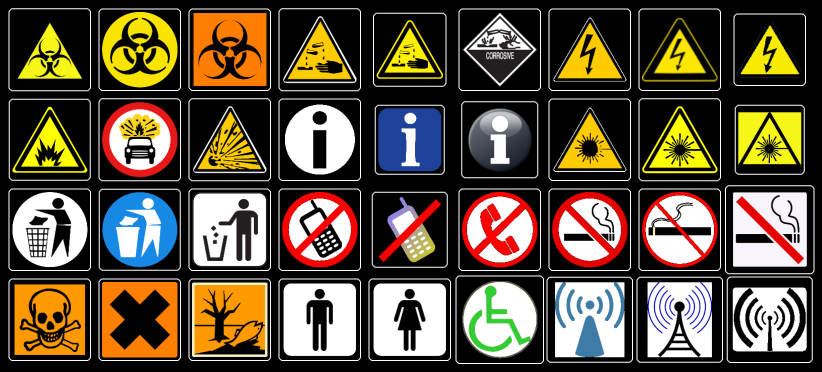
%> input picture TRABALHO_2/Imagens de Referência/frame/svpi2023_TP2_img_001_01.png, 1644 x 744 px (shown at 1/2 size); its folder holds only this picture in this run
$ octave item_counter_hsv.m   (GNU Octave 9; MATLAB toolbox functions it lacks are replaced by stand-ins)
%> lines starting %> are read from the running program, lines starting %| are printed output that depends on the picture; in (x1, y1, x2, y2) boxes, pixels count from 0 and x2, y2 are one past the last pixel; in counts of white or black regions, pixels touching at a corner belong together; the program's own positions count from 1
clear all
close all
clc
tic
nn = 97746;

dificuldade = 1; % 1-hardest; 2-mid; 3 - easier

 lista = dir("Imagens de Referência/frame/svpi2023_TP2_img_*"+dificuldade+"_*.png");
% lista = dir("Imagens de Referência/noframe/svpi2023_TP2_img_*"+dificuldade+"_*.png");
% lista = dir("Seq39x/imagens/svpi2023_TP2_img_*"+dificuldade+"_*.png");
% lista = dir("../svpi2023_TP2_img_*"+dificuldade+"_*.png");

num_files = size(lista,1);
matrix = zeros(num_files,18);
for i=1:num_files
    file = lista(i).name;
    num_seq = str2double(file(18:20));
    num_img = str2double(file(22:23));
    image = im2double(imread([lista(i).folder,'\',lista(i).name]));
    %imshow(image)

    obj_border = 0;
    obj_ok = 0;
    obj_frame = 0;
    bio = 0;
    cor = 0;
    elec = 0;
    explo = 0;
    info = 0;
    laser = 0;
    lit = 0;
    phone = 0;
    smoking = 0;
    tox = 0;
    wc = 0;
    wifi = 0;

    Z_hsv_all = rgb2hsv(image);
%> Z_hsv_all: size 744x1644x3 double; mean H, S, V 0.065, 0.195, 0.391
    Z_hsv = Z_hsv_all(:,:,3);
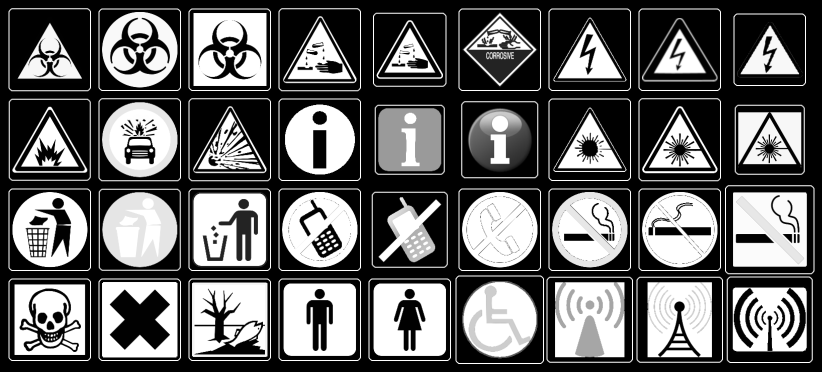
%> Z_hsv: size 744x1644 double (shown at 1/2 size); min 0, max 1, mean 0.391
    Z_hsv = imadjust(Z_hsv);
    Z_hsv = autobin(Z_hsv);
%> in autobin, `mask = graythresh(A);`: mask = 0.475
%> in autobin, `Z = imbinarize(A,mask);`:
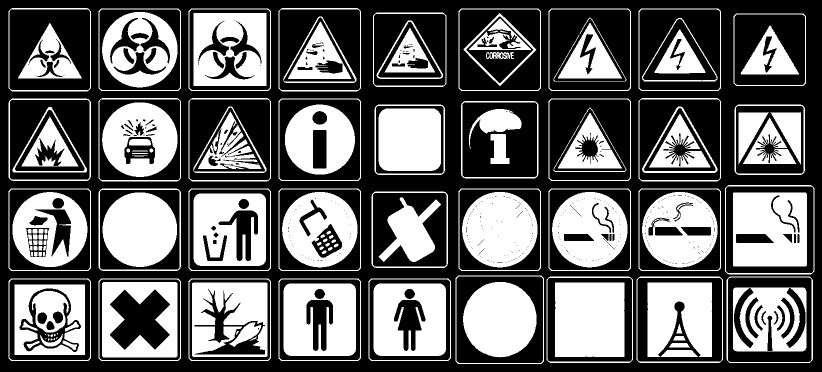
%> Z: size 744x1644 logical (shown at 1/2 size); 40.5% white; 151 white regions (14 under 20 px), largest, box (x1, y1, x2, y2) and area: (1110, 565, 1249, 714) 20693, (1466, 385, 1614, 533) 19770, (924, 384, 1075, 535) 17729
    Z_hsv_2 = autobin(imadjust(Z_hsv_all(:,:,2)));
%> in autobin (call 2), `Z = imbinarize(A,mask);`:
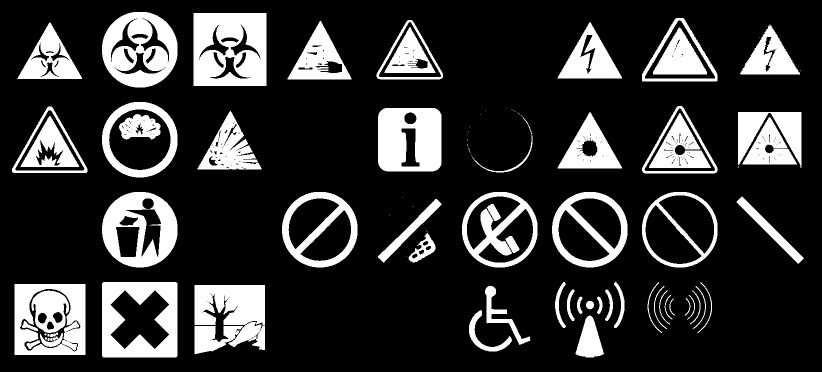
%> Z: size 744x1644 logical (shown at 1/2 size); 20% white; 101 white regions (36 under 20 px), largest, box (x1, y1, x2, y2) and area: (387, 26, 533, 172) 18045, (204, 24, 355, 175) 14529, (204, 564, 355, 715) 14230
    Z_hsv_3 = autobin(imadjust(Z_hsv_all(:,:,1)));
%> in autobin (call 3), `Z = imbinarize(A,mask);`: Z: size 744x1644 logical; 6.6% white; 139 white regions (101 under 20 px), largest, box (x1, y1, x2, y2) and area: (1466, 384, 1614, 534) 17831, (756, 216, 883, 343) 13912, (204, 384, 355, 535) 13254
    Z = Z_hsv;
    %Z = imbinarize(Z);

    figure
    imshow(Z)
    title("Canal 3")
    figure
    imshow(Z_hsv_2)
    title("Canal 2")
    figure
    imshow(Z_hsv_3)
    title("Canal 1")
% [7 lines of commented-out code are left out]
    figure
    mask = bwareaopen(Z, 200);
%> mask: size 744x1644 logical; 40.3% white; 93 white regions
    [L,num] = bwlabel(mask);
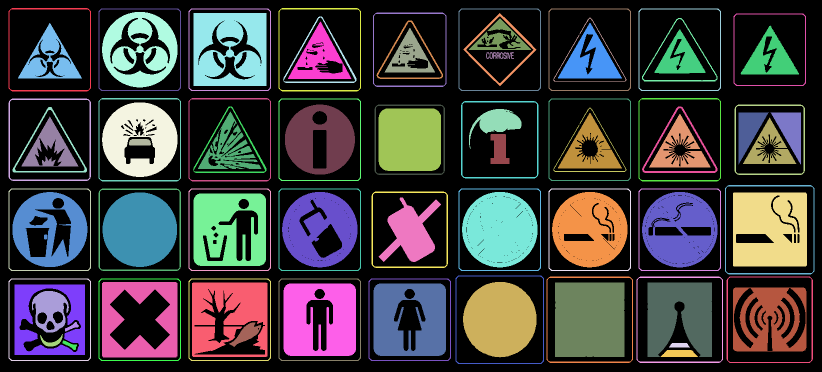
%> L: size 744x1644 double (shown at 1/2 size); 94 distinct labels, from 0 to 93; one colour per label, 0 black
%> num = 93
    features = regionprops(logical(L),'Circularity','Centroid','Solidity','Area','BoundingBox','Eccentricity','Image');
%> features = 93 regions; largest, box (x1, y1, x2, y2), Area, Centroid, Eccentricity, Circularity and Solidity: (1110, 565, 1249, 714) 20693 [1180 640] 0.361 0.811 0.999, (1466, 385, 1614, 533) 19770 [1540.9 459] 0.269 0.751 0.903, (924, 384, 1075, 535) 17729 [1000.3 459.8] 0.0454 0.988 0.982
    for counter=1:num
        imshow(L==counter)
        x = features(counter).Centroid(1);
        y = features(counter).Centroid(2);
        text(x,y, {['Obj ' num2str(counter)], num2str(features(counter).Solidity)}, 'Color','r')
        %pause
    end
%> this loop made 93 passes
%> (x, y) on passes 1 to 12: (100, 100), (100, 280), (100, 460), (100, 640), (100.1, 299.1), (100.6, 458.4), (99.55, 639.1), (100.3, 120.2), (101.1, 297.3), (100.7, 617.9), (104.1, 684.9), (140.9, 690.7)
    title("Canal 3")

    figure
    mask = bwareaopen(Z_hsv_2, 200);
%> mask: size 744x1644 logical; 19.8% white; 52 white regions
    [L,num] = bwlabel(mask);
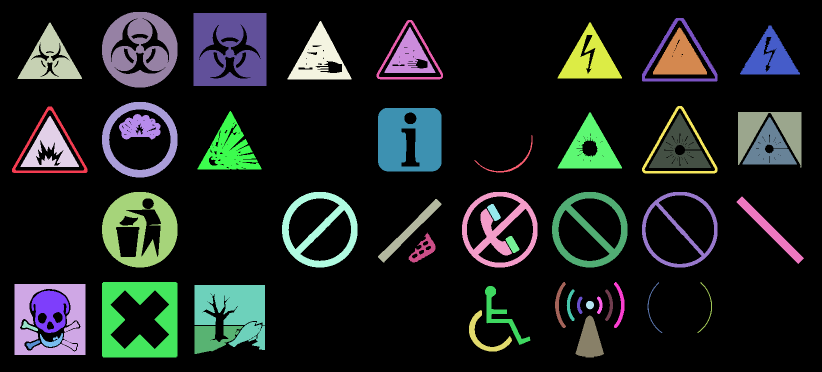
%> L: size 744x1644 double (shown at 1/2 size); 53 distinct labels, from 0 to 52; one colour per label, 0 black
%> num = 52
    features_2 = regionprops(logical(L),'Circularity','Centroid','Solidity','Area','BoundingBox','Eccentricity','Image');
%> features_2 = 52 regions; largest, box (x1, y1, x2, y2), Area, Centroid, Eccentricity, Circularity and Solidity: (387, 26, 533, 172) 18045 [460.6 98] 0.0843 0.695 0.847, (204, 24, 355, 175) 14529 [280.2 99.9] 0.0163 0.801 0.794, (204, 564, 355, 715) 14230 [279.9 640.1] 0.0253 0.518 0.624
    for counter=1:num
        imshow(L==counter)
        x = features_2(counter).Centroid(1);
        y = features_2(counter).Centroid(2);
        text(x,y, {['Obj ' num2str(counter)], num2str(features_2(counter).Solidity)}, 'Color','r')
        %pause
    end
%> this loop made 52 passes
%> (x, y) on passes 1 to 12: (100.1, 299), (102.5, 640.4), (100.3, 120.3), (100.8, 297.9), (58.78, 653.7), (66.08, 689.2), (100.8, 619.2), (104.7, 683.4), (280.2, 99.86), (280.1, 279.9), (280.7, 458.3), (279.9, 640.1)
    title("Canal 2")

    figure
    mask = bwareaopen(Z_hsv_3, 200);
%> mask: size 744x1644 logical; 6.5% white; 27 white regions
    [L,num] = bwlabel(mask);
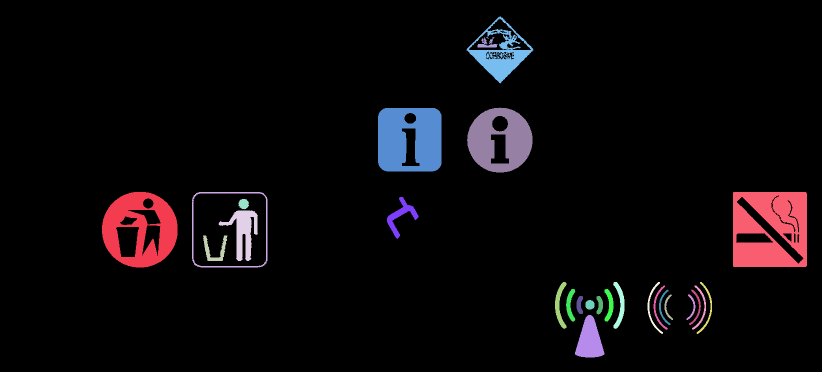
%> L: size 744x1644 double (shown at 1/2 size); 28 distinct labels, from 0 to 27; one colour per label, 0 black
%> num = 27
    features_3 = regionprops(logical(L),'Circularity','Centroid','Solidity','Area','BoundingBox','Eccentricity','Image');
%> features_3 = 27 regions; largest, box (x1, y1, x2, y2), Area, Centroid, Eccentricity, Circularity and Solidity: (1466, 384, 1614, 534) 17831 [1541.4 458.5] 0.384 0.668 0.803, (756, 216, 883, 343) 13912 [819.9 279.3] 0.302 0.798 0.879, (204, 384, 355, 535) 13254 [280.9 458.4] 0.334 0.732 0.725
    for counter=1:num
        imshow(L==counter)
        x = features_3(counter).Centroid(1);
        y = features_3(counter).Centroid(2);
        text(x,y, {['Obj ' num2str(counter)], num2str(features_3(counter).Solidity)}, 'Color','r')
        %pause
    end
%> this loop made 27 passes
%> (x, y) on passes 1 to 12: (280.9, 458.4), (459.8, 459.9), (430.5, 500.4), (487.6, 463), (487.9, 408.5), (819.9, 279.3), (802.1, 432.4), (1002.5, 110), (1000.6, 280.6), (974.9, 88.72), (1120.3, 610.9), (1141, 610.6)
%> pass 2, `imshow(L==counter)`:
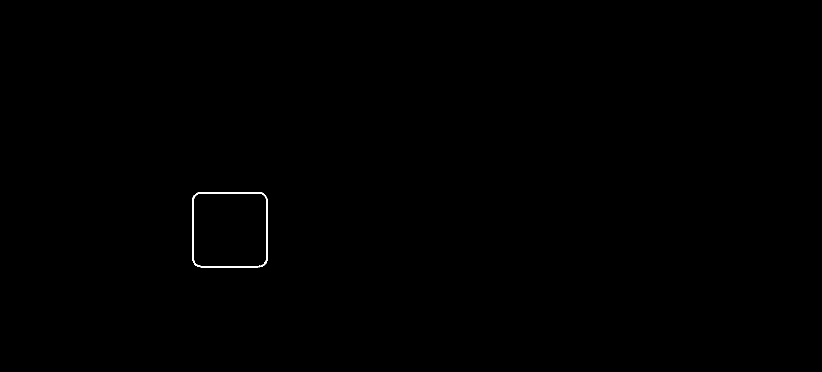
%> displayed picture: size 744x1644 logical (shown at 1/2 size); 0.14% white; 1 white region, box (x1, y1, x2, y2) and area: (384, 384, 535, 535) 1687
    title("Canal 1")
    %close all

    % com frame
    lixo_1 = 6;lixo_3 = 30;
    bio_1 = 8; bio_2 = 18; bio_3 = 29;
    explosive_1 = 9; explosive_2 = 19; explosive_3 = 31;
    toxic_1 = 10; toxic_2 = 20; toxic_3 = 27;
    phone_1 = 37; phone_2 = 49;
    wc_1 = 39; wc_2 = 45;
    info_1 = 40;
    corrosive_1 = 41; corrosive_2 = 50; corrosive_3 = 58;
    cigar_1 = 66; cigar_2 = 78; cigar_3 = 86;
    eletric_1 = 70;eletric_2 = 81; eletric_3 = 91;
    laser_1 = 71; laser_2 = 80; laser_3 = 92;
    wifi_2 = 79; wifi_3 = 87;


    % canal 2
    lixo_2 = 11;
    info_2 = 21;
    phone_3 = 25;
    wc_3 = 28;
    wifi_1 = 36;

    %canal 1
    info_3 = 9;

    s = struct;
    %bio
%> the run ends on the next line
    s.bio(:,:,1) = get_parameters(features(bio_1).Image);
% [61 lines not run here, left out]
function Z = autobin(A)
  mask = graythresh(A);
  Z = imbinarize(A,mask);
  if mask < mean(Z(:))
      Z = 1-Z;
  end
end
function parameters = get_parameters(obj)
% figure
% imshow(obj)

rotate_angles = linspace(0,359,15);
scale_factors = linspace(0.4,1.5,6);
parameters = nan(length(rotate_angles)*length(scale_factors),7);
%parameters = zeros(length(rotate_angles)*length(scale_factors),3);
count = 1;
for r = rotate_angles
    for s = scale_factors
        rotated_obj = imrotate(obj, r);
        scaled_obj = imresize(rotated_obj, s);
        all = regionprops(scaled_obj,'All');
        [~, idx] = max([all.Area]);
        invariant_moments = feature_vec(all(idx).Image);
        parameters(count,:) = [all(idx).Circularity all(idx).Solidity all(idx).Eccentricity log(invariant_moments(1)) log(invariant_moments(2)) log(invariant_moments(3)) log(invariant_moments(4))];
        if any(isinf(parameters(count,:)))
            parameters(count,:) = nan(1,7);
        end
        %parameters(count,:) = [all(idx).Circularity all(idx).Solidity all(idx).Eccentricity];
        count = count+1;
    end
end
end
